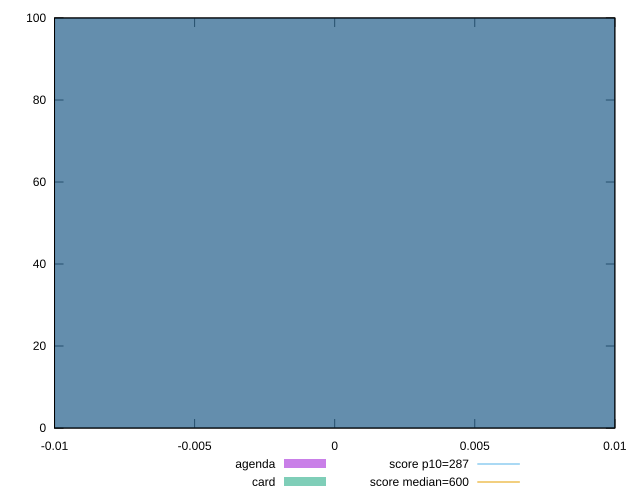

Here is the gnuplot script that generated this plot:
reset

$agenda <<EOF
0 100
EOF

$card <<EOF
0 100
EOF

set key outside below
set boxwidth 0.1
set xrange [-0.01:0.01]
set yrange [0:100]
set trange [0:100]
set style fill transparent solid 0.5 noborder

set parametric
set terminal svg size 640, 500 enhanced background rgb 'white'
set output "reports/report_00031_2021-02-24T23-18-18.084Z/total-blocking-time/comparison/histogram/1_vs_2.svg"

plot $agenda title "agenda" with boxes, \
     $card title "card" with boxes, \
     287,t title "score p10=287", \
     600,t title "score median=600"

reset
